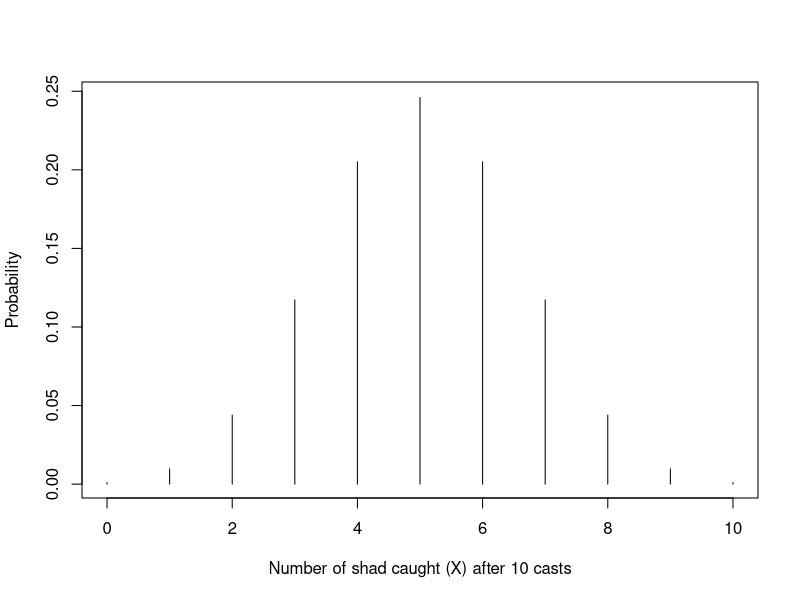
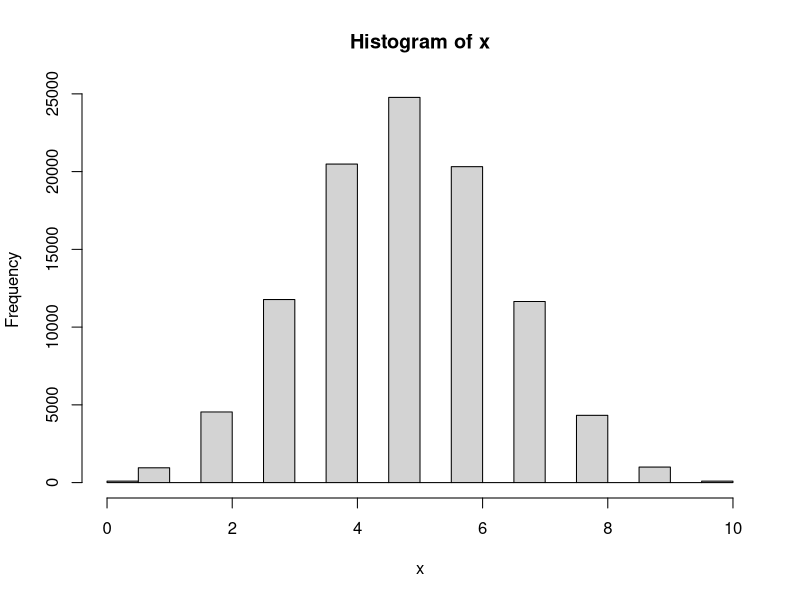
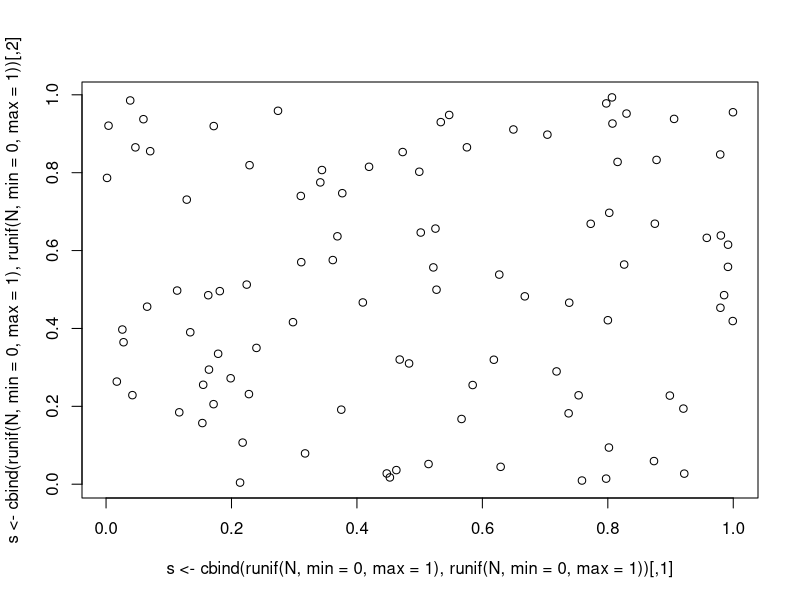
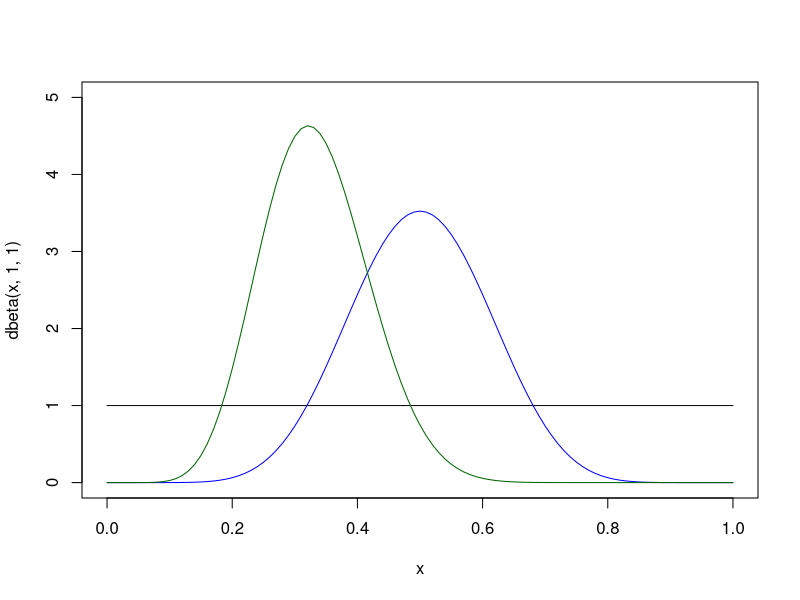
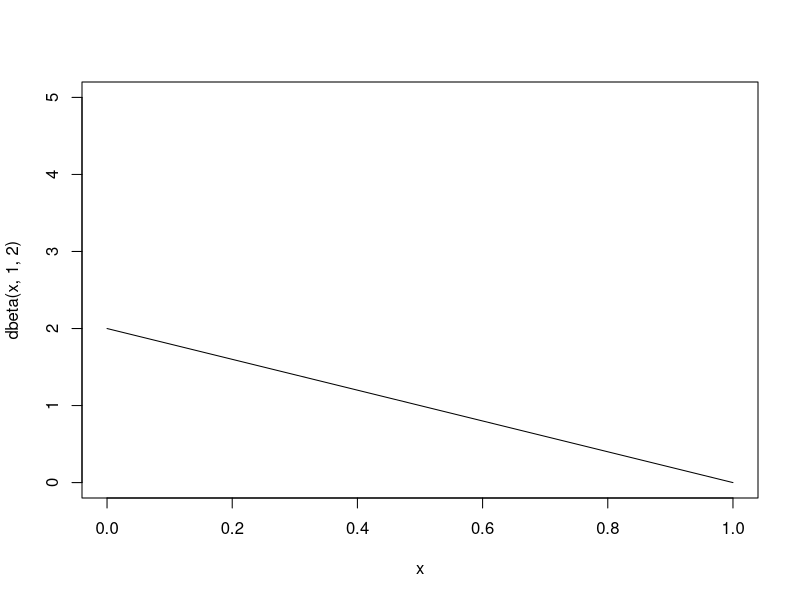

The R source for these figures, in order:

## -------------------------------------------------
##                 Distributions
## ------------------------------------------------- 

## ---- Binomial ----

# Study with N = 10 nest of birds,
# Each nest has a p.detection of 0.5
n <- rbinom(3, size=10, prob=0.5) # Generate 3 binomial outcomes
# Each time we go (J = 3) we observe a different number

# Probability of getting n = 5 when the number of trials is 10 and 
# the probability of success is 0.5 according to the binomial pmf
dbinom(5, 10, 0.5)

# You can plot the whole pmf
plot(0:10, dbinom(0:10, 10, 0.5), type="h", ylab="Probability", 
     xlab="Number of shad caught (X) after 10 casts")

#♣ De 10, hay una probabilidad distinta de cada numero. Esta probabilidad
# depende de la probabilidad de sucess to get the number of trials
dbinom(8, 10, 0.8)
# The sum must be 1
sum(dbinom(0:10, size=10, p=0.5))

# Gives us important summaries: mean and variance
# Mean = Expected value of a binomial distribution of 10 trials and p = 0.5
mean(rbinom(10000, 10, 0.5)) 
# We can get expected values exactly
10*0.5
# Expected value: the average of all possible values of the random variable, weighted by their probabilities.
# When we fit models, we are often modeling changes in the expected value of some random variable

#Variance given by k (trials) and p and the formula
10* 0.5*(1-0.5)

# Example with variable x
x <- rbinom(100000, 10, 0.5)
hist(x)
mean(x)
mean((x-mean (x))^2)


## ---- Bernouilli ----

# Binomial distribution when N = 1
# USeful when individuals have different p
n1 <- rbinom(1, size=1, prob=0.5)
n2 <- rbinom(1, size=1, prob=0.3)
# N is the sum of all bernouilli outcomes n1+n2

# Implementing the pmf: Bernoulli probability of observing n = 1 given p = 0.3
dbinom(1, 1, 0.3)

## ---- Poisson ----

rpois(5, 100)
dpois(107,100) #Probability of getting a realized value of 107 when lambda is 100?

## ---- Uniform ----
# Priors for p and priors for coordinates (independent)

D <- 100 # points per unit area 
A <- 1 # Area of unit square 
N <- rpois(1, D*A)
plot(s <- cbind(runif(N, min = 0, max = 1), runif(N, min = 0, max = 1)))
# s (the coordinates) are distributed following a random distribution

## ---- Normal ----
# For prior of beta coefficcients of covariates

## ---- Beta ----
# Prior for probabilities: express either a lack of knowledge or very precise knowledge about a parameter.

rbeta(1,1,1) # Is the same as runif:
runif(1,0,1)

# It can be use to create informative priors:
curve(dbeta(x, 1, 1), col="black", ylim=c(0,5))
curve(dbeta(x, 10, 10), col="blue", add=TRUE) 
curve(dbeta(x, 10, 20), col="darkgreen", add=TRUE)

curve(dbeta(x, 1, 2), col="black", ylim=c(0,5))
